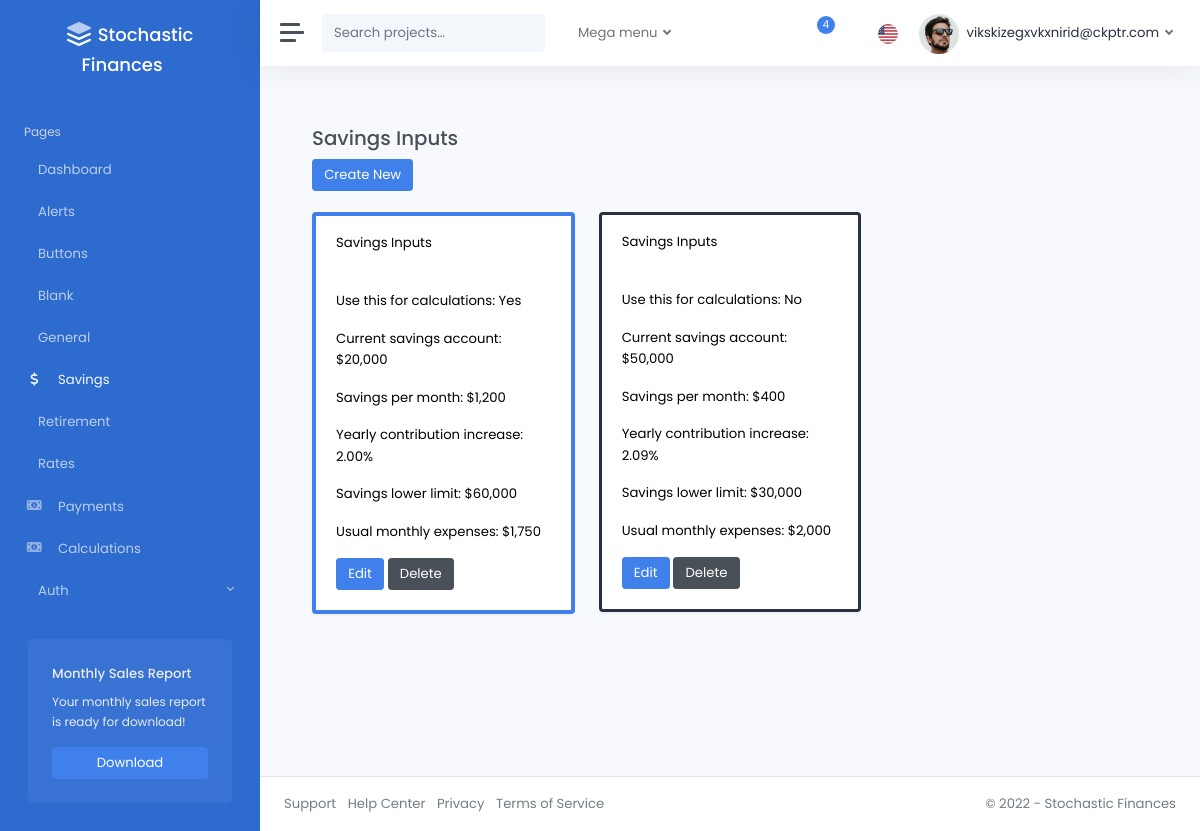
The page /savings/ (signed in) on the database its author committed.
### accounts/models.py (models this page shows, shortened)
class CustomUser(AbstractUser):
    pass

### pages/models.py (models this page shows)
class SavingsInputsModel(models.Model):
    is_active = models.BooleanField(
        default=False,
    )
    base_savings = models.FloatField(
        validators=[validate_base_savings, decimal_validator]
    )
    base_saved_per_mo = models.FloatField(
        validators=[validate_base_saved_per_mo, decimal_validator],
    )
    base_savings_per_yr_increase = models.FloatField(
        validators=[validate_base_per_yr_increase, decimal_validator],
    )
    savings_lower_limit = models.FloatField(
        validators=[validate_savings_lower_limit, decimal_validator]
    )
    base_monthly_bills = models.FloatField(
        validators=[validate_base_monthly_bills, decimal_validator]
    )
    created_by = models.ForeignKey(
        CustomUser,
        related_name="savings_inputs",
        on_delete=models.CASCADE,
    )
    modified_at = models.DateTimeField(auto_now=True)
    class Meta:
        verbose_name_plural = "Savings_Inputs"

### pages/views.py (the view)
# urls.py: path("savings/", savings_inputs_dashboard, name="savings_inputs_dashboard"),
@login_required
def savings_inputs_dashboard(request):
    savings_inputs_models = SavingsInputsModel.objects.filter(created_by=request.user)
    return render(
        request,
        "pages/savings_inputs.html",
        {"savings_inputs": savings_inputs_models},
    )

### templates/pages/savings_inputs.html (shortened to what this page needs)
{% extends 'layouts/_base.html' %}
{% load static %}
{% block content %}
<div class="container">
    <br />
    <h3>Savings Inputs</h3>
    <div>
        <a href="{% url 'savings_inputs_create'%}" class="btn btn-primary">Create New</a>
    </div>
<br />
<div class="row">
    {% for item in savings_inputs %}
        <div class="col-md-4">
            <div class="card shadow {% if item.is_active %}border-primary{% else %}border-dark{% endif %} mb-3 text-black" style="border-width: {% if item.is_active %}4px{% else %}3px{% endif %};">
                <div class="card-header">Savings Inputs</div>
                <div class="card-body">
                    <p class="card-text">Use this for calculations: {{ item.is_active|yesno|title }}</p>
                    <p class="card-text">Current savings account: ${{ item.base_savings|floatformat:"0g" }}</p>
                    <p class="card-text">Savings per month: ${{ item.base_saved_per_mo|floatformat:"0g" }}</p>
                    <p class="card-text">Yearly contribution increase: {{ item.base_savings_per_yr_increase|floatformat:"2" }}%</p>
                    <p class="card-text">Savings lower limit: ${{ item.savings_lower_limit|floatformat:"0g" }}</p>
                    <p class="card-text">Usual monthly expenses: ${{ item.base_monthly_bills|floatformat:"0g" }}</p>
                    <a href="{% url 'savings_inputs_edit' item.id %}" class="btn btn-primary">Edit</a>
                    <a href="{% url 'savings_inputs_delete' item.id %}" class="btn btn-secondary">Delete</a>
                </div>
            </div>
        </div>
    {% endfor %}
</div>
</div>
{% endblock %}

### templates/layouts/includes/navbar.html (shortened to what this page needs)
{% load static %}
<nav class="navbar navbar-expand navbar-light navbar-bg">
  <a class="sidebar-toggle">
    <i class="hamburger align-self-center"></i>
  </a>
  <form class="d-none d-sm-inline-block">
    <div class="input-group input-group-navbar">
      <input type="text" class="form-control" placeholder="Search projects…" aria-label="Search">
      <button class="btn" type="button">
      </button>
    </div>
  </form>
  <ul class="navbar-nav">
    <li class="nav-item px-2 dropdown">
      <a class="nav-link dropdown-toggle" href="#" id="servicesDropdown" role="button" data-bs-toggle="dropdown" aria-haspopup="true" aria-expanded="false">
        Mega menu
      </a>
    </li>
  </ul>
  <div class="navbar-collapse collapse">
    <ul class="navbar-nav navbar-align">
      <li class="nav-item dropdown">
        <a class="nav-icon dropdown-toggle" href="#" id="messagesDropdown" data-bs-toggle="dropdown">
          <div class="position-relative">
            <span class="indicator">4</span>
          </div>
        </a>
      </li>
      <li class="nav-item dropdown">
        <a class="nav-icon dropdown-toggle" href="#" id="alertsDropdown" data-bs-toggle="dropdown">
        </a>
      </li>
      <li class="nav-item dropdown">
        <a class="nav-flag dropdown-toggle" href="#" id="languageDropdown" data-bs-toggle="dropdown">
          <img src="{% static 'img/flags/us.png' %}" alt="English" />
        </a>
      </li>
      {% if user.is_authenticated %}
        <li class="nav-item dropdown">
          <a class="nav-link dropdown-toggle d-none d-sm-inline-block" href="#" data-bs-toggle="dropdown">
            <img src="{% static 'img/avatars/avatar.jpg' %}" class="avatar img-fluid rounded-circle me-1" alt="{{ user.email }}" /> <span class="text-dark">{{ user.email }}</span>
          </a>
        </li>
      {% else %}
        <li class="nav-item">
          <a class="nav-link" href="{% url 'account_login' %}">Sign In <i class="ml-2" data-feather="log-in"></i></a>
        </li>
      {% endif %}
    </ul>
  </div>
</nav>

### rows shown on the page
CustomUser: email "vikskizegxvkxnirid@ckptr.com"
SavingsInputsModel: is_active "Yes", base_savings "20,000", base_saved_per_mo "1,200", base_savings_per_yr_increase "2.00", savings_lower_limit "60,000", base_monthly_bills "1,750"
SavingsInputsModel: is_active "No", base_savings "50,000", base_saved_per_mo "400", base_savings_per_yr_increase "2.09", savings_lower_limit "30,000", base_monthly_bills "2,000"
